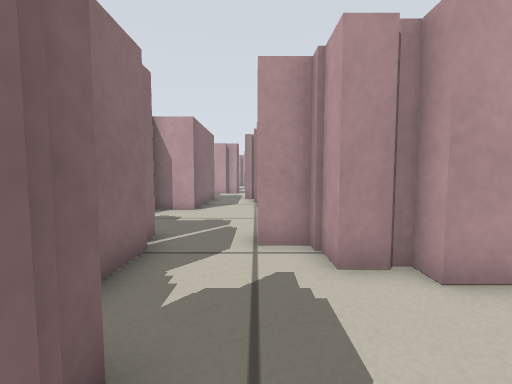
[1] (above)

24 first-person views from a walk through a robot-simulator world made for Stage. The camera is 0.39 m above the floor, tilts 4° down and sees 90° across. Floor lines are 1 m apart. The floor is counted in squares, 0.25 m on a side. Each view is taken from the middle of a square. On the plan, view 1 faces up. The plan holds only what a view shows up to about 14 squares ahead; the rest is blank. The place goes on beyond the plan. Robots are left out.

[2]
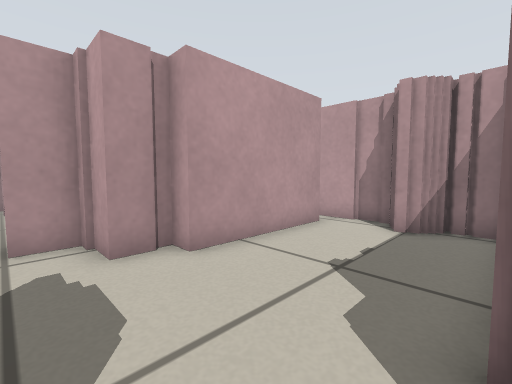

[3]
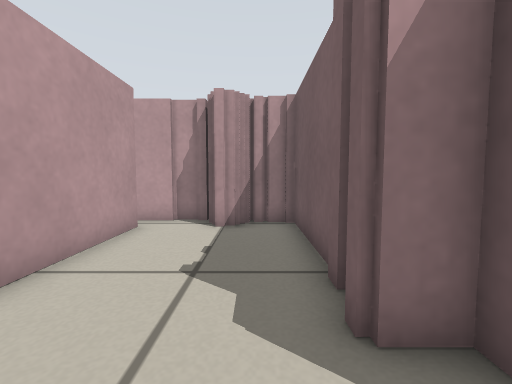

[4]
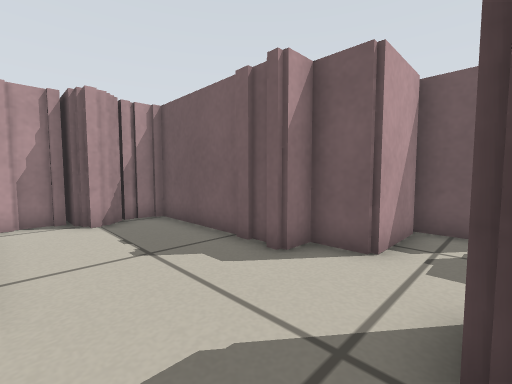

[5]
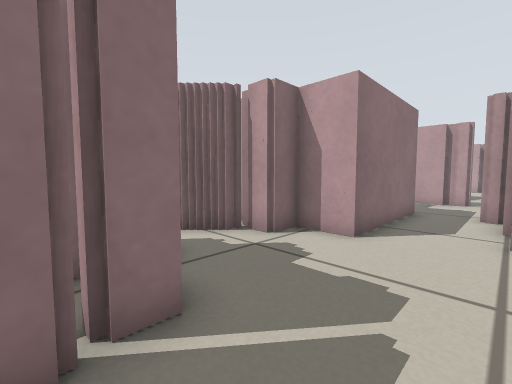

[6]
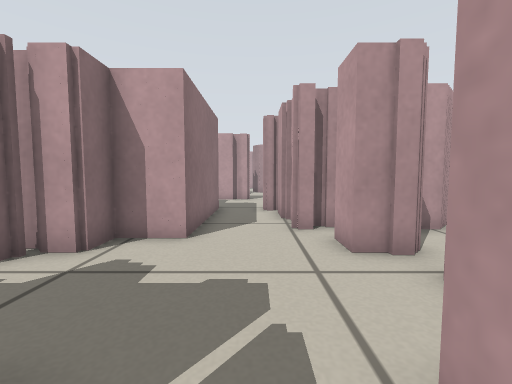

[7]
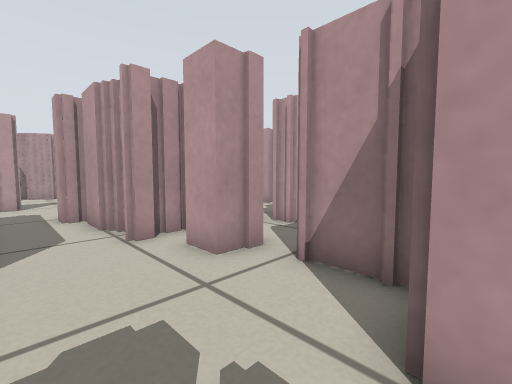

[8]
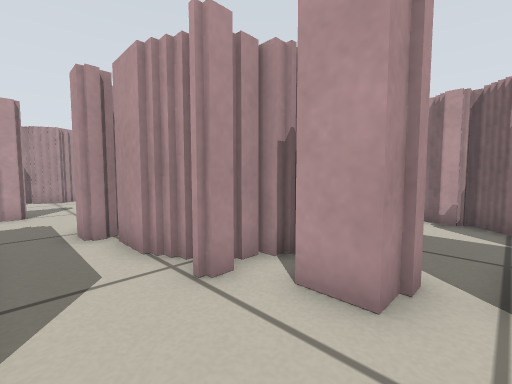

[9]
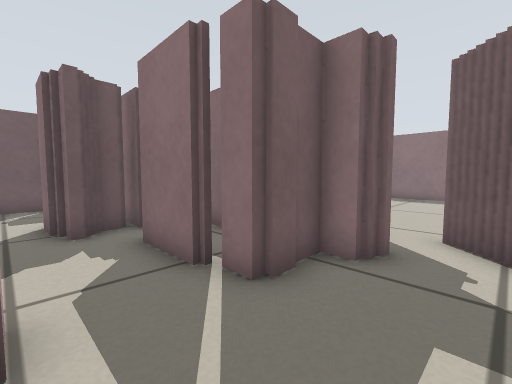

[10]
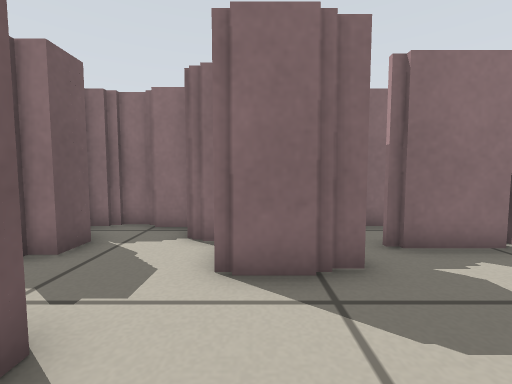

[11]
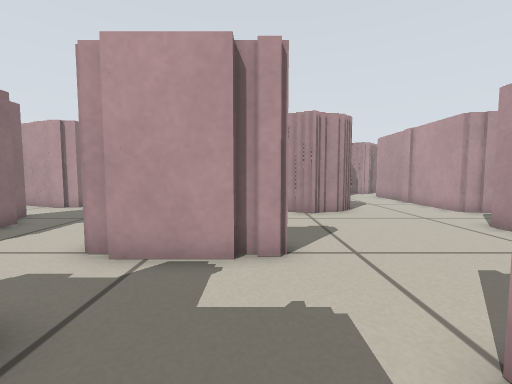

[12]
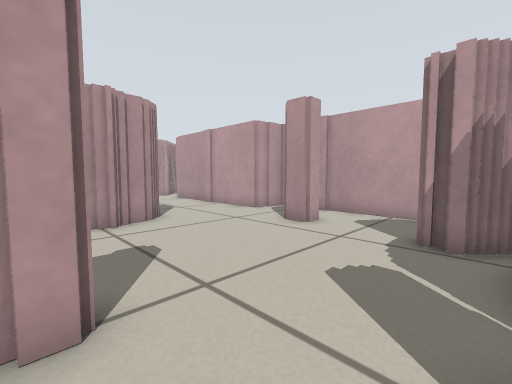

[13]
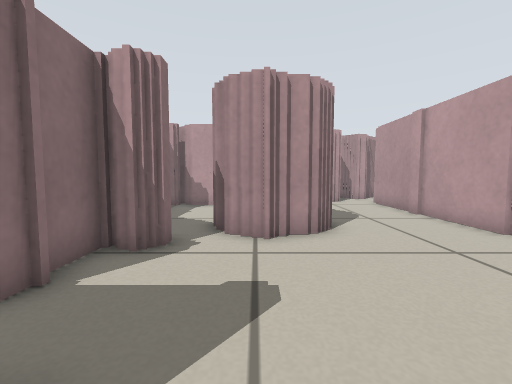

[14]
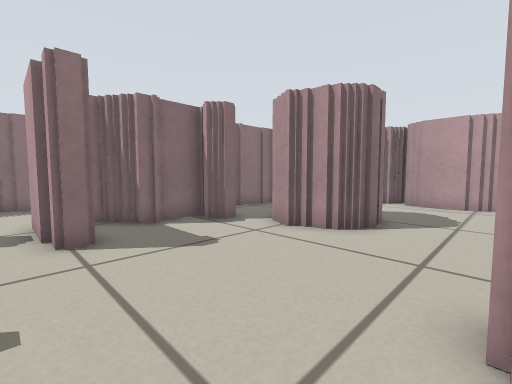

[15]
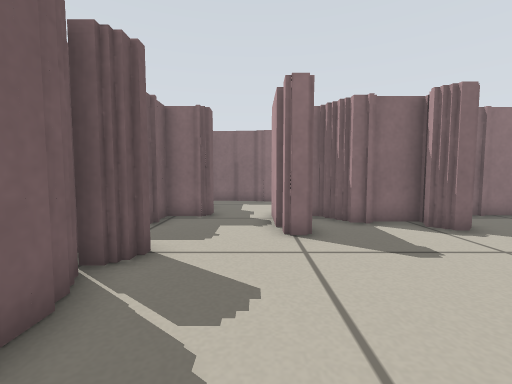

[16]
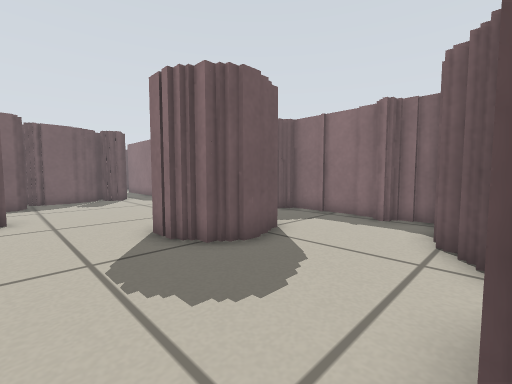

[17]
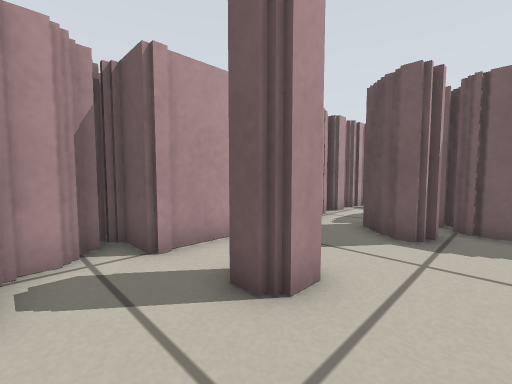

[18]
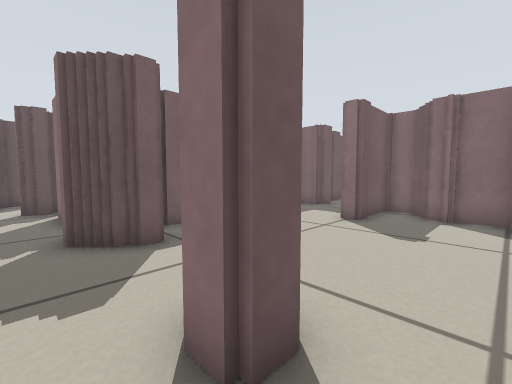

[19]
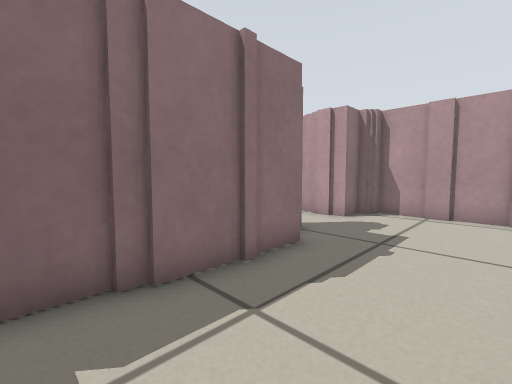

[20]
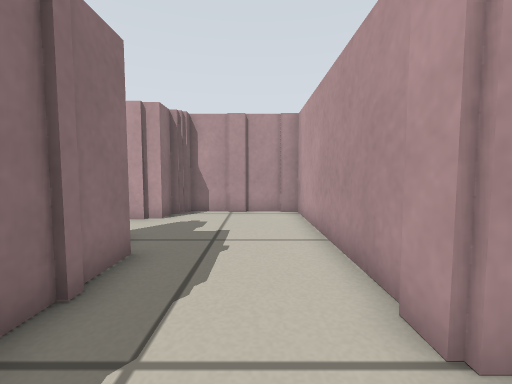

[21]
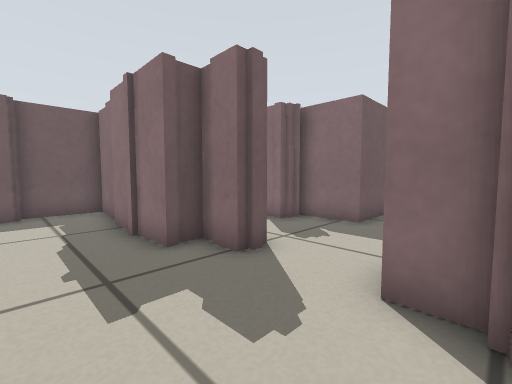

[22]
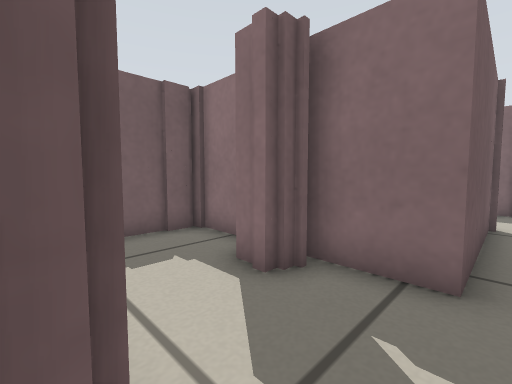

[23]
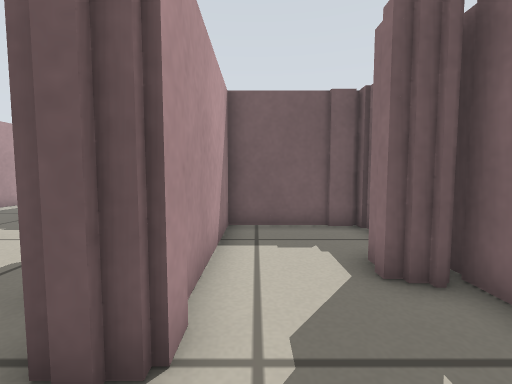

[24]
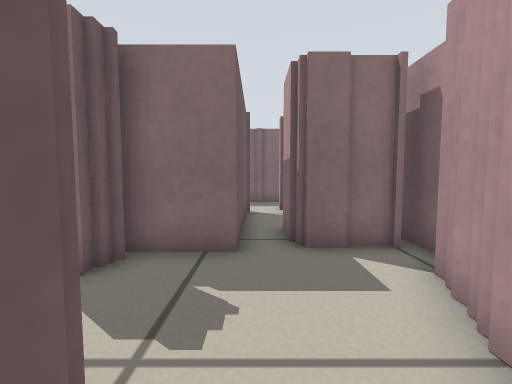

### Floor plan
Key: @ floor where view 1 was taken; # wall or solid block; . floor; T thing the floor can be seen under or through.
Columns run from 15 left of view 1 to 9 right of it. Each row starts with its distance up from view 1.
 35                ### ###
 34            #  ##.###.#
 33           #####......#
 32           #..........#
 31           ##.........#
 30 #    #######.........#
 29 ###  #... ##..####...#
 28 #.####....#...####...#
 27 #.........##..####...##
 26 #.........####.##.....###
 25 #...##....####..........#
 24 #...###...###.......##.##
 23 ##..###...###.......##.#
 22 ##..###...##...........#
 21 #...###...####.........#
 20 #...##.................#
 19 ######.............###.
 18      #..####.....#####.
 17      ########.###### ..#
 16             #.##   # ..##
 15             #..#     #..#
 14             #..#     #.##
 13             #..###  ##.#
 12             #..#######.#
 11          ####...T . #..#
 10          ###....TT.....#
  9         ##.......T    ##
  8         #........T   ##
  7           #  ...##
  6           ###...#
  5             ##..#
  4              #..#########
  3              #..........#
  2              ##.........#
  1             ###........##
  0             ###@.......##
 -1             ###..#######
 -2            ##...##
 -3            #....#
 -4            ###..#
 -5              ####

Where each view was taken, in squares from view 1:
view 1: 0 up, 0 right, facing up
view 2: 1 down, 0 right, facing up-right
view 3: 0 up, 0 right, facing right
view 4: 3 up, 1 left, facing down-right
view 5: 5 up, 0 right, facing up-left
view 6: 5 up, 1 left, facing up
view 7: 6 up, 2 left, facing up-right
view 8: 9 up, 2 left, facing up-right
view 9: 9 up, 0 right, facing down-left
view 10: 0 up, 3 right, facing left
view 11: 16 up, 2 left, facing up
view 12: 18 up, 2 left, facing up-right
view 13: 20 up, 0 right, facing up
view 14: 20 up, 5 right, facing up-left
view 15: 20 up, 5 right, facing left
view 16: 34 up, 5 right, facing down-left
view 17: 26 up, 3 right, facing down-right
view 18: 25 up, 7 right, facing down-left
view 19: 19 up, 6 left, facing up-left
view 20: 19 up, 7 left, facing up
view 21: 29 up, 7 left, facing down-left
view 22: 26 up, 11 left, facing down-left
view 23: 27 up, 12 left, facing down
view 24: 26 up, 10 left, facing left
